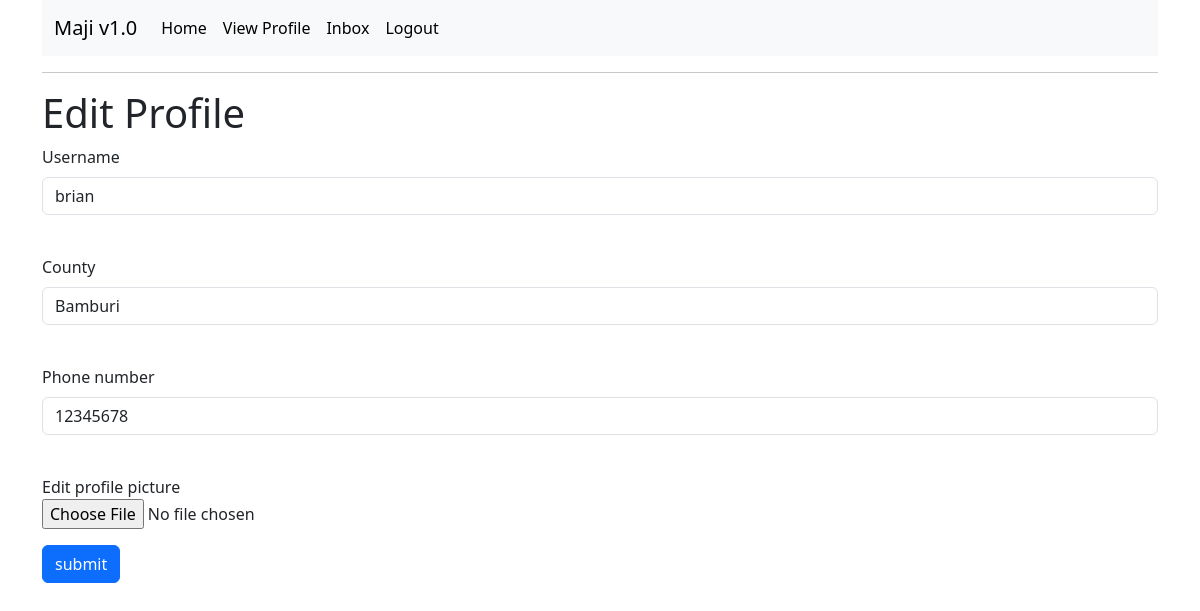
The page /edit/profile (signed in) on the database as committed earlier.
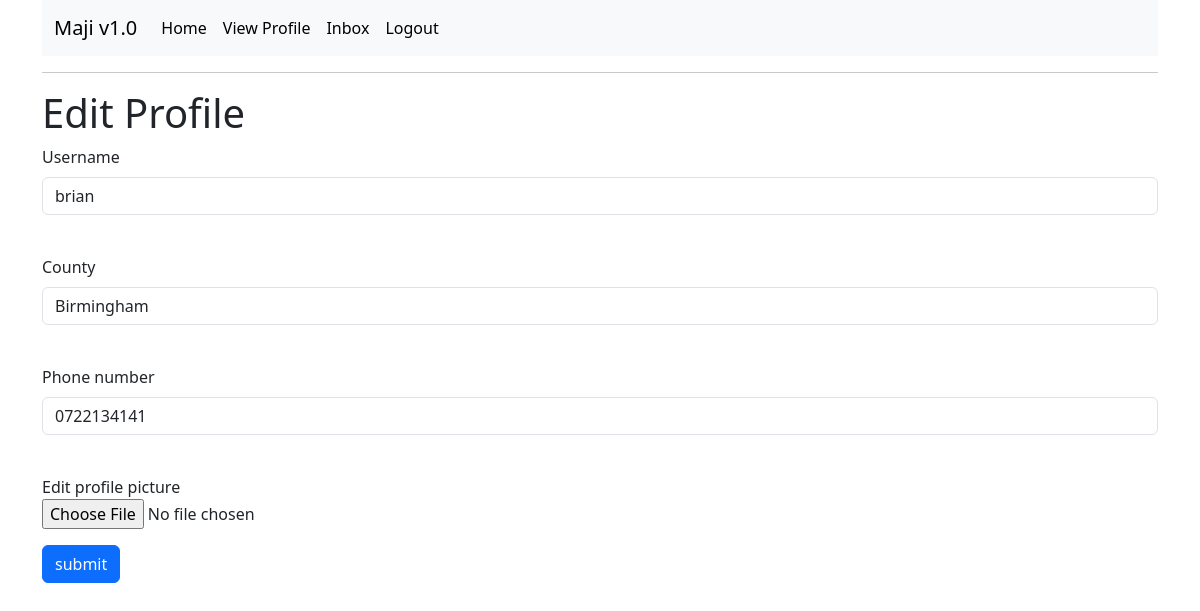
The same page on the database as committed later.
### app/models.py (models this page shows, shortened)
class Users(UserMixin, db.Model):
    id = db.Column(db.Integer, primary_key=True)
    username = db.Column(db.String(50), index=True)
    email = db.Column(db.String(120), index=True, unique=True)
    county = db.Column(db.String(30))
    phone_number = db.Column(db.String(13))
    password_hash = db.Column(db.String(128))
    type = db.Column(db.String(10))
    profile_pic = db.Column(db.String(40), nullable=False, default="default.jpg")
    orderee = db.relationship("Order", foreign_keys='Order.buyer_name', backref='purchaser', lazy="dynamic")
    ordered_to = db.relationship("Order", foreign_keys='Order.seller_id', cascade="all, delete-orphan", backref='seller', lazy="dynamic")
    sender = db.relationship("Message", foreign_keys='Message.sender_id', cascade="all, delete-orphan", backref='sender', lazy='dynamic')
    receiver = db.relationship("Message", foreign_keys='Message.receiver_id', cascade="all, delete-orphan", backref='receiver', lazy='dynamic')

### app/main/routes.py (the view)
@bp.route('/edit/profile', methods=['GET', 'POST'])
@login_required
def edit_profile():
    form = EditProfileForm()
    if form.validate_on_submit():
        if form.profile_pic.data:
            img_name = save_image(form.profile_pic.data)
            current_user.profile_pic = img_name
        current_user.county = form.county.data
        current_user.username = form.username.data
        current_user.phone_number =form.phone_number.data
        db.session.commit()
        flash("Successfully updated profile")
        return redirect(url_for('main.edit_profile'))
    elif request.method == 'GET':
        form.county.data = current_user.county
        form.username.data = current_user.username
        form.phone_number.data = current_user.phone_number
    return render_template('edit_profile.html', title='Profile Edit', form=form)

### app/main/forms.py (shortened to what this page needs)
class EditProfileForm(FlaskForm):
    username = StringField('Username', validators=[DataRequired()])
    county = StringField('County', validators=[DataRequired()])
    phone_number = StringField('Phone number', validators=[DataRequired()])
    profile_pic = FileField("Edit profile picture", validators=[FileAllowed(["jpg","png"])])
    submit = SubmitField('submit')

### app/models.py (called while the page is built)
@login.user_loader
def Load_user(id):
    return Users.query.get(int(id))

### app/templates/edit_profile.html (shortened to what this page needs)
{% extends 'base.html' %}
{% block content %}
	<h1>Edit Profile</h1>
	<form action='' method='post' enctype='multipart/form-data'>
		<p>
			{{ form.username.label(class="form-label") }}<br>
			{{ form.username(class="form-control") }}<br>
		</p>
		<p>
			{{ form.county.label(class="form-label") }}<br>
			{{ form.county(class="form-control") }}<br>
		</p>
		<p>
			{{ form.phone_number.label(class="form-label") }}<br>
			{{ form.phone_number(class="form-control") }}<br>
		</p>
		<p>
			{{ form.profile_pic.label }}<br>
			{{ form.profile_pic(class="form-control-file") }}<br>
		</p>
		<p>{{ form.submit(class="btn btn-primary") }}</p>
	</form>
{% endblock %}

Rows that differ between the two databases and show on the page:
changed Users "brian": county "Bamburi" → "Birmingham"; phone_number "12345678" → "0722134141"
